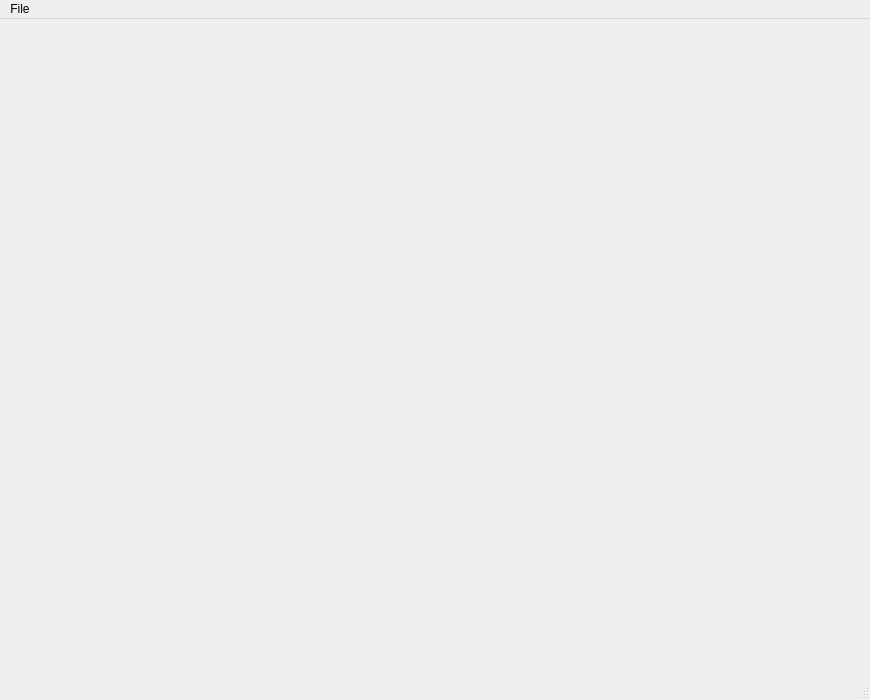
<?xml version="1.0" encoding="UTF-8"?>
<ui version="4.0">
 <class>MainWindow</class>
 <widget class="QMainWindow" name="MainWindow">
  <property name="geometry">
   <rect>
    <x>0</x>
    <y>0</y>
    <width>870</width>
    <height>700</height>
   </rect>
  </property>
  <property name="windowTitle">
   <string>Google API Latitude Client</string>
  </property>
  <property name="windowIcon">
   <iconset resource="resource.qrc">
    <normaloff>:/images/images/ics.gif</normaloff>:/images/images/ics.gif</iconset>
  </property>
  <widget class="QWidget" name="centralWidget"/>
  <widget class="QMenuBar" name="menuBar">
   <property name="geometry">
    <rect>
     <x>0</x>
     <y>0</y>
     <width>870</width>
     <height>21</height>
    </rect>
   </property>
   <widget class="QMenu" name="menuFile">
    <property name="title">
     <string>File</string>
    </property>
    <addaction name="actionHistory_Locations"/>
    <addaction name="actionShow_Current_Location"/>
    <addaction name="actionNewLogin"/>
    <addaction name="actionExit"/>
   </widget>
   <addaction name="menuFile"/>
  </widget>
  <widget class="QStatusBar" name="statusBar"/>
  <action name="actionShow_Current_Location">
   <property name="icon">
    <iconset resource="resource.qrc">
     <normaloff>:/images/images/location-icon.png</normaloff>:/images/images/location-icon.png</iconset>
   </property>
   <property name="text">
    <string>Show Current Location</string>
   </property>
  </action>
  <action name="actionExit">
   <property name="text">
    <string>Exit</string>
   </property>
  </action>
  <action name="actionHistory_Locations">
   <property name="icon">
    <iconset resource="resource.qrc">
     <normaloff>:/images/images/history-locations.png</normaloff>:/images/images/history-locations.png</iconset>
   </property>
   <property name="text">
    <string>History Locations</string>
   </property>
  </action>
  <action name="actionNewLogin">
   <property name="icon">
    <iconset resource="resource.qrc">
     <normaloff>:/images/images/list-add-user.png</normaloff>:/images/images/list-add-user.png</iconset>
   </property>
   <property name="text">
    <string>New Login</string>
   </property>
  </action>
 </widget>
 <layoutdefault spacing="6" margin="11"/>
 <resources>
  <include location="resource.qrc"/>
 </resources>
 <connections/>
</ui>
